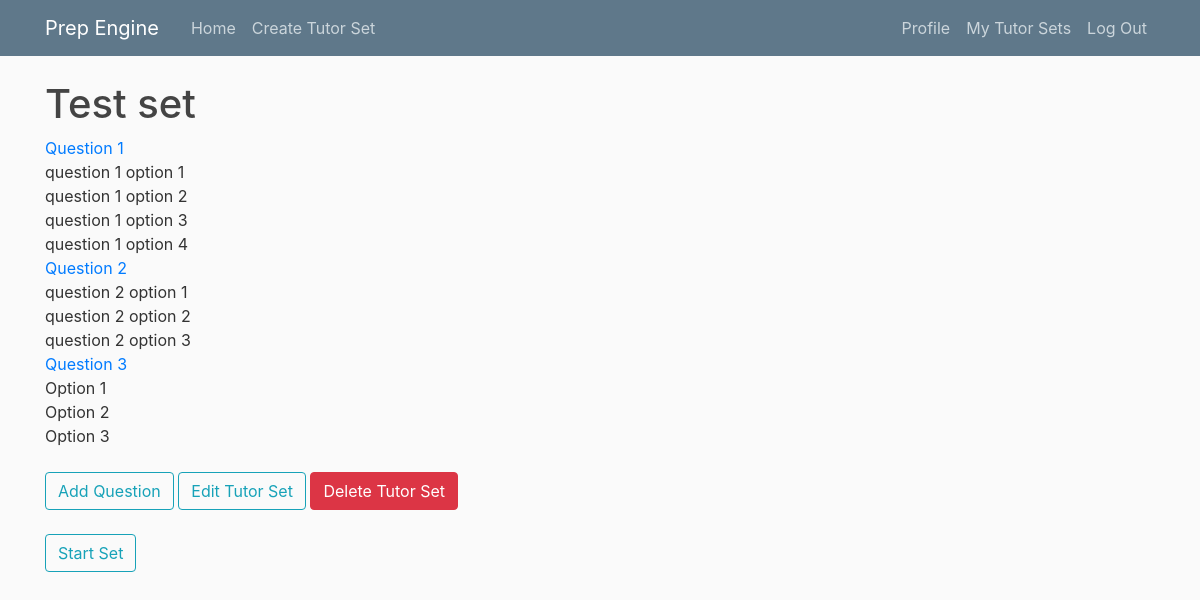
The page /tutorSet/tutorSet/25/ (signed in) on the database its author committed.
### tutor_sets/models.py (models this page shows, shortened)
class TutorSet(models.Model):
    title = models.CharField(max_length=100)
    score = models.PositiveIntegerField(default=0)
    totalQuestions = models.PositiveIntegerField(default=0)
    author = models.ForeignKey(User, on_delete=models.CASCADE)

class Question(models.Model):
    tutorSet = models.ForeignKey(TutorSet, on_delete=models.CASCADE)
    order = models.IntegerField(default=0)
    prompt = models.CharField(max_length=255)
    shuffle_answers = models.BooleanField(default=False)
    class Meta:
        ordering = ['order',]

class Option(models.Model):
    question = models.ForeignKey(Question, on_delete=models.CASCADE)
    order = models.IntegerField(default=0)
    text = models.CharField(max_length=255, default='')
    correct = models.BooleanField(default=False)
    class Meta:
        ordering = ['order',]

### tutor_sets/views.py (the view)
# urls.py: path('tutorSet/<int:tutorset_pk>/', tutorset_overview, name='tutorSet-detail'),
@login_required
def tutorset_overview(request, tutorset_pk):
    tutorSet = get_object_or_404(TutorSet, pk=tutorset_pk)
    questions_list = tutorSet.question_set.all()
    page = request.GET.get('page')
    paginator = Paginator(questions_list, 5)
    try:
        questions = paginator.page(page)
    except PageNotAnInteger:
        questions = paginator.page(1)
    except EmptyPage:
        questions = paginator.page(paginator.num_pages)
    return render(request, 'tutor_sets/tutorset_detail.html', {
        'tutorSet': tutorSet,
        'questionSet': questions,
    })

### tutor_sets/templates/tutor_sets/tutorset_detail.html (shortened to what this page needs)
{% extends "home/base.html" %}
{% block content %}
<h1>{{ tutorSet.title }}</h1>
{% for question in questionSet %}
   <div>
      <a href="{% url 'edit-question' tutorset_pk=tutorSet.pk question_pk=question.pk %}">
         {{ question.prompt }}
      </a>
         <div>
            {% for option in question.option_set.all %}
               <div>
                  {{ option.text }}
               </div>
            {% endfor %}
         </div>
   </div>
{% endfor %}
{% if user.is_authenticated  and tutorSet.author_id == user.id %}
   <div>
      <a class="btn btn-outline-info mt-4 mb-4" href="{% url 'add-question' tutorset_pk=tutorSet.pk %}">Add Question</a>
      <a class="btn btn-outline-info mt-4 mb-4" href="{% url 'tutorSet-edit' pk=tutorSet.pk %}">Edit Tutor Set</a>
      <a class="btn btn-danger mt-4 mb-4" href="#" data-toggle="modal" data-target="#confirmDelete">Delete Tutor Set</a>
   </div>
{% endif %}
<div>
   <a class="btn btn-outline-info mb-4" href="{% url 'tutorSet-start' tutorset_pk=tutorSet.pk %}">Start Set</a>
</div>
{% endblock content %}

### home/static/home/main.css (style rules this page uses)
body { background: #fafafa; color: #333333; margin-top: 5rem; }
h1, h2, h3, h4, h5, h6 { color: #444444; }

### rows shown on the page
TutorSet: title "Test set"
Question: prompt "Question 1"
Option: text "question 1 option 1"
Option: text "question 1 option 2"
Option: text "question 1 option 3"
Option: text "question 1 option 4"
Question: prompt "Question 2"
Option: text "question 2 option 1"
Option: text "question 2 option 2"
Option: text "question 2 option 3"
Question: prompt "Question 3"
Option: text "Option 1"
Option: text "Option 2"
Option: text "Option 3"
